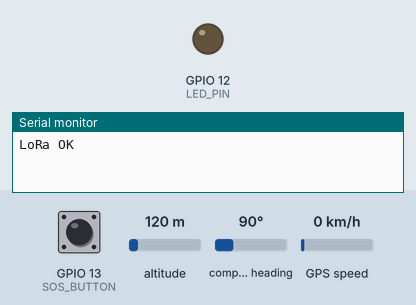
Simulated run of this sketch. Board: ESP32. On the bench: output pins drawn as LEDs (lit = HIGH), the last lines printed to the serial monitor. Dashed ring = blinking. The test bench sets the inputs (shaded band); at power-on: GPIO 13 (SOS_BUTTON) HIGH, altitude 120 m, compass heading 90°, GPS speed 0 km/h. The GPS gets a fix after 3 s at 37.7749, -122.4194 with 8 satellites; no radio packets arrive unless stated.

Above: at 1.2 s.
1.3 s: GPIO 13 (SOS_BUTTON) pulled LOW for 0.15 s
At 1.65 s:
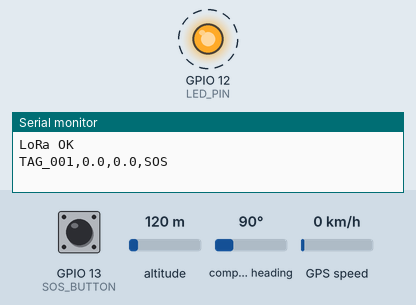
4.8 s: GPIO 13 (SOS_BUTTON) pulled LOW for 3.2 s
9.5 s: GPIO 13 (SOS_BUTTON) pulled LOW for 1 s
At 10.05 s:
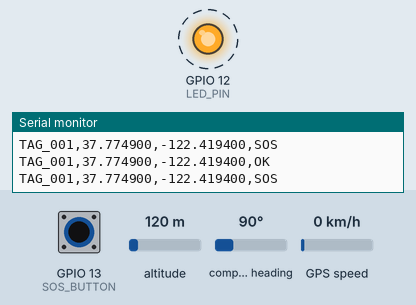
Timing chart, 0 to 19.0 s (numbered marks = the images above; inputs shaded):
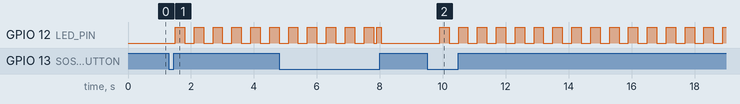

The sketch:

ferryguard_tag.ino
```cpp
/*
  FerryGuard TAG · ESP32 + LoRa SX1276 (868 MHz) + GPS NEO-6M
  © Alessandro Pezzali (pezzaliAPP) · Licenza MIT

  Correzioni rispetto alla versione originale:
  - SOS trasmesso IMMEDIATAMENTE alla pressione (non più in attesa dell'heartbeat)
  - SOS con latch: resta attivo finché la plancia non lo gestisce (pressione lunga 3 s per annullare)
  - Debounce del pulsante
  - Nessun delay() bloccante: la lettura GPS non si interrompe mai
  - Tentativi ripetuti di inizializzazione LoRa invece di blocco infinito
  - Sync word dedicata per non interferire con altre reti LoRa
*/

#include <SPI.h>
#include <LoRa.h>
#include <TinyGPSPlus.h>
#include <HardwareSerial.h>

// ==== CONFIGURAZIONE ====
#define DEVICE_ID   "TAG_001"     // ID univoco per ogni dispositivo
#define LORA_FREQ   868E6
#define LORA_SYNC   0xF3          // stessa sync word sul ricevitore di plancia

#define LORA_SS     18
#define LORA_RST    14
#define LORA_DIO0   26

HardwareSerial GPSserial(2);
#define GPS_RX      16
#define GPS_TX      17

#define SOS_BUTTON  13            // verso GND, INPUT_PULLUP
#define LED_PIN     12

TinyGPSPlus gps;

const unsigned long HEARTBEAT_MS   = 15000;  // pacchetto periodico
const unsigned long SOS_REPEAT_MS  = 5000;   // in SOS trasmette più spesso
const unsigned long DEBOUNCE_MS    = 40;
const unsigned long CANCEL_HOLD_MS = 3000;   // pressione lunga = annulla SOS

bool sosLatched = false;
unsigned long lastSend = 0;
unsigned long btnChangedAt = 0;
unsigned long btnHeldSince = 0;
int  btnStable = HIGH, btnLastRead = HIGH;
unsigned long ledUntil = 0;

void setup() {
  Serial.begin(115200);
  GPSserial.begin(9600, SERIAL_8N1, GPS_RX, GPS_TX);
  pinMode(SOS_BUTTON, INPUT_PULLUP);
  pinMode(LED_PIN, OUTPUT);

  LoRa.setPins(LORA_SS, LORA_RST, LORA_DIO0);
  while (!LoRa.begin(LORA_FREQ)) {          // riprova invece di bloccarsi per sempre
    Serial.println("LoRa non pronta, riprovo...");
    digitalWrite(LED_PIN, !digitalRead(LED_PIN));
    delay(500);
  }
  LoRa.setSyncWord(LORA_SYNC);
  LoRa.enableCrc();
  Serial.println("LoRa OK");
  digitalWrite(LED_PIN, LOW);
}

void loop() {
  unsigned long now = millis();

  // GPS sempre in ascolto (nessun delay bloccante nel loop)
  while (GPSserial.available()) gps.encode(GPSserial.read());

  // Pulsante con debounce
  int raw = digitalRead(SOS_BUTTON);
  if (raw != btnLastRead) { btnLastRead = raw; btnChangedAt = now; }
  if (now - btnChangedAt > DEBOUNCE_MS && raw != btnStable) {
    btnStable = raw;
    if (btnStable == LOW) {                 // premuto
      btnHeldSince = now;
      if (!sosLatched) {
        sosLatched = true;                  // latch: SOS attivo
        sendPacket();                       // trasmissione IMMEDIATA
        lastSend = now;
      }
    }
  }
  // Pressione lunga: annulla SOS (falso allarme)
  if (sosLatched && btnStable == LOW && now - btnHeldSince > CANCEL_HOLD_MS) {
    sosLatched = false;
    sendPacket();
    lastSend = now;
    btnHeldSince = now + 60000;             // evita retrigger nella stessa pressione
  }

  // Heartbeat periodico (più frequente durante un SOS)
  unsigned long interval = sosLatched ? SOS_REPEAT_MS : HEARTBEAT_MS;
  if (now - lastSend > interval) {
    lastSend = now;
    sendPacket();
  }

  // LED non bloccante: acceso breve dopo ogni invio, lampeggio continuo in SOS
  if (sosLatched) digitalWrite(LED_PIN, (now / 300) % 2);
  else digitalWrite(LED_PIN, now < ledUntil ? HIGH : LOW);
}

void sendPacket() {
  String packet = String(DEVICE_ID) + ",";
  packet += gps.location.isValid() ? String(gps.location.lat(), 6) : "0.0";
  packet += ",";
  packet += gps.location.isValid() ? String(gps.location.lng(), 6) : "0.0";
  packet += ",";
  packet += sosLatched ? "SOS" : "OK";

  LoRa.beginPacket();
  LoRa.print(packet);
  LoRa.endPacket();

  Serial.println(packet);                   // il ricevitore di plancia stampa lo stesso formato via USB
  ledUntil = millis() + 150;
}
```

Measured:
- after the input at 1.3 s, GPIO 12 (LED_PIN): alternates HIGH for 0.30 s and LOW for 0.30 s, starting after 0.20 s
- after the input at 9.5 s, GPIO 12 (LED_PIN): alternates HIGH for 0.30 s and LOW for 0.30 s, starting after 0.40 s
